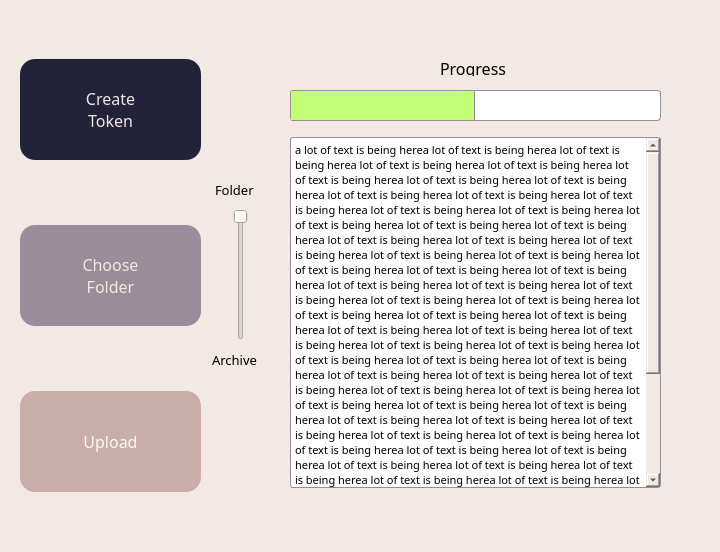
<?xml version="1.0" encoding="UTF-8"?>
<ui version="4.0">
 <class>Form</class>
 <widget class="QWidget" name="Form">
  <property name="enabled">
   <bool>true</bool>
  </property>
  <property name="geometry">
   <rect>
    <x>0</x>
    <y>0</y>
    <width>720</width>
    <height>552</height>
   </rect>
  </property>
  <property name="sizePolicy">
   <sizepolicy hsizetype="Fixed" vsizetype="Fixed">
    <horstretch>0</horstretch>
    <verstretch>0</verstretch>
   </sizepolicy>
  </property>
  <property name="windowTitle">
   <string>Form</string>
  </property>
  <property name="autoFillBackground">
   <bool>false</bool>
  </property>
  <property name="styleSheet">
   <string notr="true">background-color: #F2E9E4;
</string>
  </property>
  <widget class="QWidget" name="verticalLayoutWidget">
   <property name="geometry">
    <rect>
     <x>20</x>
     <y>0</y>
     <width>181</width>
     <height>551</height>
    </rect>
   </property>
   <layout class="QVBoxLayout" name="verticalLayout">
    <item>
     <widget class="QPushButton" name="pushButton_2">
      <property name="font">
       <font>
        <family>Red Hat Mono</family>
        <pointsize>12</pointsize>
       </font>
      </property>
      <property name="cursor">
       <cursorShape>PointingHandCursor</cursorShape>
      </property>
      <property name="styleSheet">
       <string notr="true">.QPushButton {
	width: 177px;
	height: 101px;
	border-radius: 15px;
	background-color: #22223B;
	color: #F2E9E4;
}

.QPushButton:hover {
	background-color: rgba(34,34,59, 70%);
}

</string>
      </property>
      <property name="text">
       <string>Create
Token</string>
      </property>
     </widget>
    </item>
    <item>
     <widget class="QPushButton" name="pushButton_3">
      <property name="font">
       <font>
        <family>Red Hat Mono</family>
        <pointsize>12</pointsize>
       </font>
      </property>
      <property name="cursor">
       <cursorShape>PointingHandCursor</cursorShape>
      </property>
      <property name="accessibleName">
       <string/>
      </property>
      <property name="layoutDirection">
       <enum>Qt::LeftToRight</enum>
      </property>
      <property name="styleSheet">
       <string notr="true">.QPushButton {
	background-color: #9A8C98;
	border-radius: 15px;
	color: #F2E9E4;
	height: 101px;
	width: 177px;
}

.QPushButton:hover {
	background-color: rgba(154,140,152, 70%);
}
</string>
      </property>
      <property name="text">
       <string>Choose
Folder</string>
      </property>
     </widget>
    </item>
    <item>
     <widget class="QPushButton" name="pushButton">
      <property name="font">
       <font>
        <family>Red Hat Mono</family>
        <pointsize>12</pointsize>
       </font>
      </property>
      <property name="cursor">
       <cursorShape>PointingHandCursor</cursorShape>
      </property>
      <property name="styleSheet">
       <string notr="true">.QPushButton {
	width: 177px;
	height: 101px;
	border-radius: 15px;
	background-color: #C9ADA7;
	color: #FDF8F5;
}

.QPushButton:hover {
	background-color: rgba(201,173,167, 70%);
}

</string>
      </property>
      <property name="text">
       <string>Upload</string>
      </property>
     </widget>
    </item>
   </layout>
  </widget>
  <widget class="QTextBrowser" name="textBrowser">
   <property name="geometry">
    <rect>
     <x>290</x>
     <y>137</y>
     <width>371</width>
     <height>351</height>
    </rect>
   </property>
   <property name="font">
    <font>
     <family>Red Hat Mono</family>
     <pointsize>12</pointsize>
    </font>
   </property>
   <property name="styleSheet">
    <string notr="true">QTextBrowser {
	background: white;
	border: 1px solid #9A8C98;
	border-radius: 3px;
}

QScrollBar:vertical {
    border: none;
    background:white;
    width:6px;    
    margin: 0px 0px 0px 0px;
}
QScrollBar::handle:vertical {
  border-radius: 50%;
    background: #22223B;
    min-height: 0px;
}
QScrollBar::add-line:vertical {
    background: qlineargradient(x1:0, y1:0, x2:1, y2:0,
    stop: 0 rgb(32, 47, 130), stop: 0.5 rgb(32, 47, 130),  stop:1 rgb(32, 47, 130));
    height: 0px;
    subcontrol-position: bottom;
    subcontrol-origin: margin;
}
QScrollBar::sub-line:vertical {
    background: red;
    height: 0 px;
    subcontrol-position: top;
    subcontrol-origin: margin;
}
</string>
   </property>
   <property name="html">
    <string>&lt;!DOCTYPE HTML PUBLIC &quot;-//W3C//DTD HTML 4.0//EN&quot; &quot;http://www.w3.org/TR/REC-html40/strict.dtd&quot;&gt;
&lt;html&gt;&lt;head&gt;&lt;meta name=&quot;qrichtext&quot; content=&quot;1&quot; /&gt;&lt;style type=&quot;text/css&quot;&gt;
p, li { white-space: pre-wrap; }
&lt;/style&gt;&lt;/head&gt;&lt;body style=&quot; font-family:'Red Hat Mono'; font-size:12pt; font-weight:400; font-style:normal;&quot;&gt;
&lt;p style=&quot; margin-top:0px; margin-bottom:0px; margin-left:0px; margin-right:0px; -qt-block-indent:0; text-indent:0px;&quot;&gt;&lt;span style=&quot; font-family:'MS Shell Dlg 2'; font-size:8pt;&quot;&gt;a lot of text is being herea lot of text is being herea lot of text is being herea lot of text is being herea lot of text is being herea lot of text is being herea lot of text is being herea lot of text is being herea lot of text is being herea lot of text is being herea lot of text is being herea lot of text is being herea lot of text is being herea lot of text is being herea lot of text is being herea lot of text is being herea lot of text is being herea lot of text is being herea lot of text is being herea lot of text is being herea lot of text is being herea lot of text is being herea lot of text is being herea lot of text is being herea lot of text is being herea lot of text is being herea lot of text is being herea lot of text is being herea lot of text is being herea lot of text is being herea lot of text is being herea lot of text is being herea lot of text is being herea lot of text is being herea lot of text is being herea lot of text is being herea lot of text is being herea lot of text is being herea lot of text is being herea lot of text is being herea lot of text is being herea lot of text is being herea lot of text is being herea lot of text is being herea lot of text is being herea lot of text is being herea lot of text is being herea lot of text is being herea lot of text is being herea lot of text is being herea lot of text is being herea lot of text is being herea lot of text is being herea lot of text is being herea lot of text is being herea lot of text is being herea lot of text is being herea lot of text is being herea lot of text is being herea lot of text is being herea lot of text is being herea lot of text is being herea lot of text is being herea lot of text is being herea lot of text is being herea lot of text is being herea lot of text is being herea lot of text is being herea lot of text is being herea lot of text is being herea lot of text is being herea lot of text is being herea lot of text is being herea lot of text is being herea lot of text is being herea lot of text is being herea lot of text is being herea lot of text is being herea lot of text is being herea lot of text is being herea lot of text is being herea lot of text is being herea lot of text is being herea lot of text is being herea lot of text is being herea lot of text is being herea lot of text is being here&lt;/span&gt;&lt;/p&gt;&lt;/body&gt;&lt;/html&gt;</string>
   </property>
  </widget>
  <widget class="QLabel" name="label">
   <property name="geometry">
    <rect>
     <x>440</x>
     <y>60</y>
     <width>81</width>
     <height>16</height>
    </rect>
   </property>
   <property name="font">
    <font>
     <family>Red Hat Mono</family>
     <pointsize>12</pointsize>
    </font>
   </property>
   <property name="text">
    <string>Progress</string>
   </property>
  </widget>
  <widget class="QProgressBar" name="progressBar">
   <property name="geometry">
    <rect>
     <x>290</x>
     <y>90</y>
     <width>371</width>
     <height>31</height>
    </rect>
   </property>
   <property name="styleSheet">
    <string notr="true">QProgressBar {
	background: white;
	border-style: outset;
    border: 1px solid #9A8C98;
	border-radius: 3px;
}

QProgressBar::chunk
{
    background-color: #C2FF74;
 	border-right: 1px solid #9A8C98;
}</string>
   </property>
   <property name="value">
    <number>50</number>
   </property>
   <property name="textVisible">
    <bool>false</bool>
   </property>
   <property name="format">
    <string/>
   </property>
  </widget>
  <widget class="QSlider" name="verticalSlider">
   <property name="geometry">
    <rect>
     <x>230</x>
     <y>209</y>
     <width>22</width>
     <height>131</height>
    </rect>
   </property>
   <property name="toolTip">
    <string>load mode</string>
   </property>
   <property name="autoFillBackground">
    <bool>false</bool>
   </property>
   <property name="styleSheet">
    <string notr="true">QSlider::groove:horizontal {
    border: 1px solid;
    height: 10px;
    margin: 0px;
}
QSlider::handle:horizontal {
    background-color: white;
    border: 1px solid;
    height: 40px;
    width: 40px;
    margin: -15px 0px;
}</string>
   </property>
   <property name="minimum">
    <number>1</number>
   </property>
   <property name="maximum">
    <number>2</number>
   </property>
   <property name="sliderPosition">
    <number>1</number>
   </property>
   <property name="tracking">
    <bool>true</bool>
   </property>
   <property name="orientation">
    <enum>Qt::Vertical</enum>
   </property>
   <property name="invertedAppearance">
    <bool>true</bool>
   </property>
   <property name="invertedControls">
    <bool>false</bool>
   </property>
   <property name="tickPosition">
    <enum>QSlider::NoTicks</enum>
   </property>
  </widget>
  <widget class="QLabel" name="label_2">
   <property name="geometry">
    <rect>
     <x>215</x>
     <y>180</y>
     <width>51</width>
     <height>20</height>
    </rect>
   </property>
   <property name="font">
    <font>
     <family>Red Hat Mono</family>
     <pointsize>10</pointsize>
    </font>
   </property>
   <property name="text">
    <string>Folder</string>
   </property>
  </widget>
  <widget class="QLabel" name="label_3">
   <property name="geometry">
    <rect>
     <x>212</x>
     <y>350</y>
     <width>61</width>
     <height>20</height>
    </rect>
   </property>
   <property name="font">
    <font>
     <family>Red Hat Mono</family>
     <pointsize>10</pointsize>
    </font>
   </property>
   <property name="text">
    <string>Archive</string>
   </property>
  </widget>
 </widget>
 <resources/>
 <connections/>
</ui>
